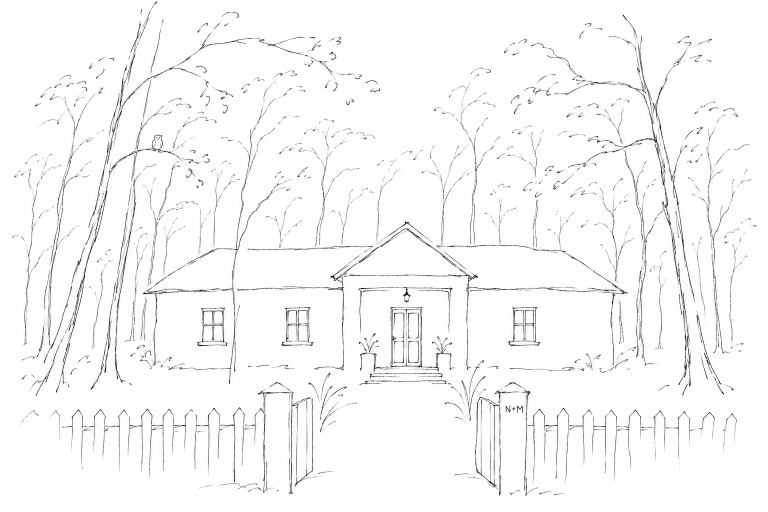
#> input picture assets/invite-original.webp, 1536 x 1024 px, found by its file name (shown at 1/2 size)
$ python prepare_assets.py
#> lines starting #> are read from the running program, lines starting #| are printed output that depends on the picture
"""Build the web assets from the invitation drawing.

Run from the repo root:  python3 tools/prepare_assets.py

Inputs : assets/invite-original.webp   (1536x1024 line drawing)
Outputs: assets/scene.webp  drawing with the owl erased (the kit owl is animated on top)
         assets/mask.png    white = static (house, fence, ground), black = trees that sway
"""
from PIL import Image, ImageDraw, ImageFilter
import numpy as np

SRC = "assets/invite-original.webp"
img = Image.open(SRC).convert("RGB")
#> img is the input picture: PIL image 1536x1024 RGB; mean R, G, B 247.6, 247.6, 247.5
W, H = img.size
#> W = 1536; H = 1024
gray = np.array(img.convert("L"))

# --- scene without the owl ---------------------------------------------------
scene = img.copy()
d = ImageDraw.Draw(scene)
paper = (254, 254, 254)
d.rectangle((302, 265, 328, 296), fill=paper)
# remove the feet bumps on the branch and redraw that short piece of branch
d.rectangle((305, 295, 322, 303), fill=paper)
d.line([(303, 298.5), (313, 299.5), (324, 300.8)], fill=(40, 40, 40), width=2)
scene.save("assets/scene.webp", quality=96, method=6)

# --- static mask ----------------------------------------------------------
mask = Image.new("L", (W, H), 0)
#> mask: PIL image 1536x1024 L; every value is 0
m = ImageDraw.Draw(mask)
# everything near the ground: fence, gate, plants, steps, garden
m.rectangle((0, 738, W, H), fill=255)
# roof (with a little margin) and house body
m.polygon([(282, 590), (468, 492), (748, 488), (812, 440), (882, 488),
           (1182, 492), (1256, 590)], fill=255)
m.rectangle((294, 570, 1242, 760), fill=255)
mask = mask.filter(ImageFilter.GaussianBlur(3))
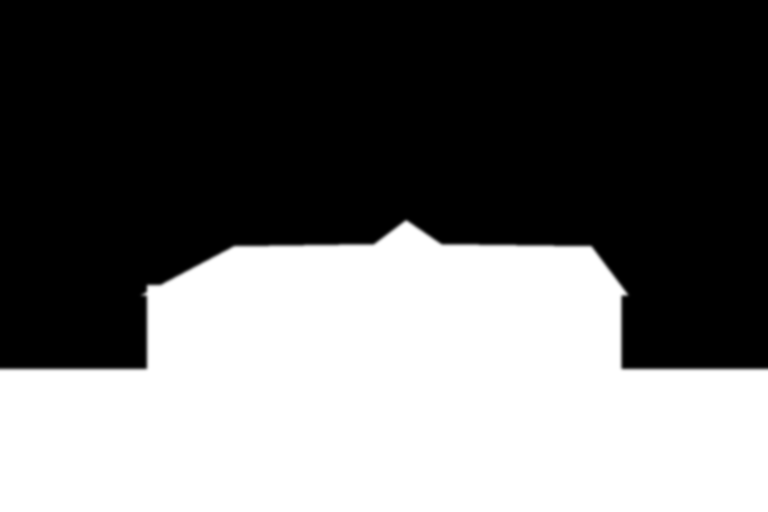
#> mask: PIL image 1536x1024 L (shown at 1/2 size); min 0, max 255, mean 108.2
mask.save("assets/mask.png")

print("ok", W, H)
#| ok 1536 1024
